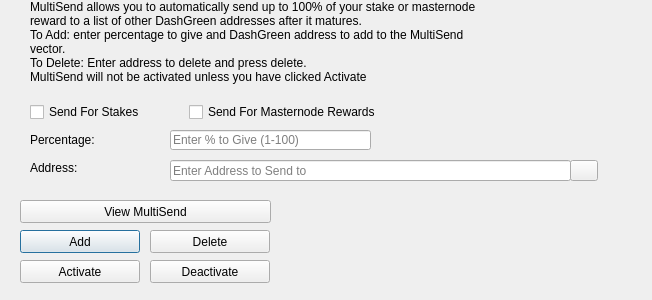
<?xml version="1.0" encoding="UTF-8"?>
<ui version="4.0">
 <class>MultiSendDialog</class>
 <widget class="QDialog" name="MultiSendDialog">
  <property name="windowModality">
   <enum>Qt::NonModal</enum>
  </property>
  <property name="geometry">
   <rect>
    <x>0</x>
    <y>0</y>
    <width>652</width>
    <height>300</height>
   </rect>
  </property>
  <property name="windowTitle">
   <string>MultiSend</string>
  </property>
  <widget class="QLineEdit" name="multiSendPercentEdit">
   <property name="geometry">
    <rect>
     <x>170</x>
     <y>130</y>
     <width>201</width>
     <height>20</height>
    </rect>
   </property>
   <property name="toolTip">
    <string>Enter whole numbers 1 - 100</string>
   </property>
   <property name="placeholderText">
    <string>Enter % to Give (1-100)</string>
   </property>
  </widget>
  <widget class="QLineEdit" name="multiSendAddressEdit">
   <property name="geometry">
    <rect>
     <x>170</x>
     <y>160</y>
     <width>401</width>
     <height>21</height>
    </rect>
   </property>
   <property name="toolTip">
    <string/>
   </property>
   <property name="placeholderText">
    <string>Enter Address to Send to</string>
   </property>
  </widget>
  <widget class="QLabel" name="label_2">
   <property name="geometry">
    <rect>
     <x>30</x>
     <y>0</y>
     <width>451</width>
     <height>121</height>
    </rect>
   </property>
   <property name="lineWidth">
    <number>1</number>
   </property>
   <property name="text">
    <string>MultiSend allows you to automatically send up to 100% of your stake or masternode reward to a list of other DashGreen addresses after it matures.
To Add: enter percentage to give and DashGreen address to add to the MultiSend vector.
To Delete: Enter address to delete and press delete.
MultiSend will not be activated unless you have clicked Activate</string>
   </property>
   <property name="alignment">
    <set>Qt::AlignLeading|Qt::AlignLeft|Qt::AlignTop</set>
   </property>
   <property name="wordWrap">
    <bool>true</bool>
   </property>
  </widget>
  <widget class="QLabel" name="message">
   <property name="geometry">
    <rect>
     <x>290</x>
     <y>200</y>
     <width>351</width>
     <height>91</height>
    </rect>
   </property>
   <property name="text">
    <string/>
   </property>
  </widget>
  <widget class="QPushButton" name="addButton">
   <property name="geometry">
    <rect>
     <x>20</x>
     <y>230</y>
     <width>120</width>
     <height>23</height>
    </rect>
   </property>
   <property name="toolTip">
    <string/>
   </property>
   <property name="statusTip">
    <string>Add to MultiSend Vector</string>
   </property>
   <property name="text">
    <string>Add</string>
   </property>
  </widget>
  <widget class="QPushButton" name="disableButton">
   <property name="geometry">
    <rect>
     <x>150</x>
     <y>260</y>
     <width>120</width>
     <height>23</height>
    </rect>
   </property>
   <property name="statusTip">
    <string>Deactivate MultiSend</string>
   </property>
   <property name="text">
    <string>Deactivate</string>
   </property>
  </widget>
  <widget class="QPushButton" name="addressBookButton">
   <property name="geometry">
    <rect>
     <x>570</x>
     <y>160</y>
     <width>28</width>
     <height>21</height>
    </rect>
   </property>
   <property name="toolTip">
    <string>Choose an address from the address book</string>
   </property>
   <property name="text">
    <string/>
   </property>
   <property name="icon">
    <iconset resource="../dashgreen.qrc">
     <normaloff>:/icons/address-book</normaloff>:/icons/address-book</iconset>
   </property>
   <property name="shortcut">
    <string>Alt+A</string>
   </property>
   <property name="autoDefault">
    <bool>false</bool>
   </property>
  </widget>
  <widget class="QLabel" name="label">
   <property name="geometry">
    <rect>
     <x>30</x>
     <y>130</y>
     <width>121</width>
     <height>20</height>
    </rect>
   </property>
   <property name="toolTip">
    <string>Percentage of stake to send</string>
   </property>
   <property name="text">
    <string>Percentage:</string>
   </property>
  </widget>
  <widget class="QLabel" name="label_5">
   <property name="geometry">
    <rect>
     <x>30</x>
     <y>160</y>
     <width>111</width>
     <height>16</height>
    </rect>
   </property>
   <property name="toolTip">
    <string>Address to send portion of stake to</string>
   </property>
   <property name="text">
    <string>Address:</string>
   </property>
  </widget>
  <widget class="QPushButton" name="deleteButton">
   <property name="geometry">
    <rect>
     <x>150</x>
     <y>230</y>
     <width>120</width>
     <height>23</height>
    </rect>
   </property>
   <property name="toolTip">
    <string/>
   </property>
   <property name="statusTip">
    <string>Delete Address From MultiSend Vector</string>
   </property>
   <property name="text">
    <string>Delete</string>
   </property>
  </widget>
  <widget class="QPushButton" name="activateButton">
   <property name="geometry">
    <rect>
     <x>20</x>
     <y>260</y>
     <width>120</width>
     <height>23</height>
    </rect>
   </property>
   <property name="statusTip">
    <string>Activate MultiSend</string>
   </property>
   <property name="text">
    <string>Activate</string>
   </property>
  </widget>
  <widget class="QPushButton" name="viewButton">
   <property name="geometry">
    <rect>
     <x>20</x>
     <y>200</y>
     <width>251</width>
     <height>23</height>
    </rect>
   </property>
   <property name="toolTip">
    <string/>
   </property>
   <property name="statusTip">
    <string>View MultiSend Vector</string>
   </property>
   <property name="text">
    <string>View MultiSend</string>
   </property>
  </widget>
  <widget class="QWidget" name="horizontalLayoutWidget">
   <property name="geometry">
    <rect>
     <x>30</x>
     <y>100</y>
     <width>351</width>
     <height>24</height>
    </rect>
   </property>
   <layout class="QHBoxLayout" name="horizontalLayout">
    <item>
     <widget class="QCheckBox" name="multiSendStakeCheckBox">
      <property name="text">
       <string>Send For Stakes</string>
      </property>
     </widget>
    </item>
    <item>
     <widget class="QCheckBox" name="multiSendMasternodeCheckBox">
      <property name="text">
       <string>Send For Masternode Rewards</string>
      </property>
     </widget>
    </item>
   </layout>
  </widget>
 </widget>
 <resources>
  <include location="../dashgreen.qrc"/>
 </resources>
 <connections/>
</ui>
